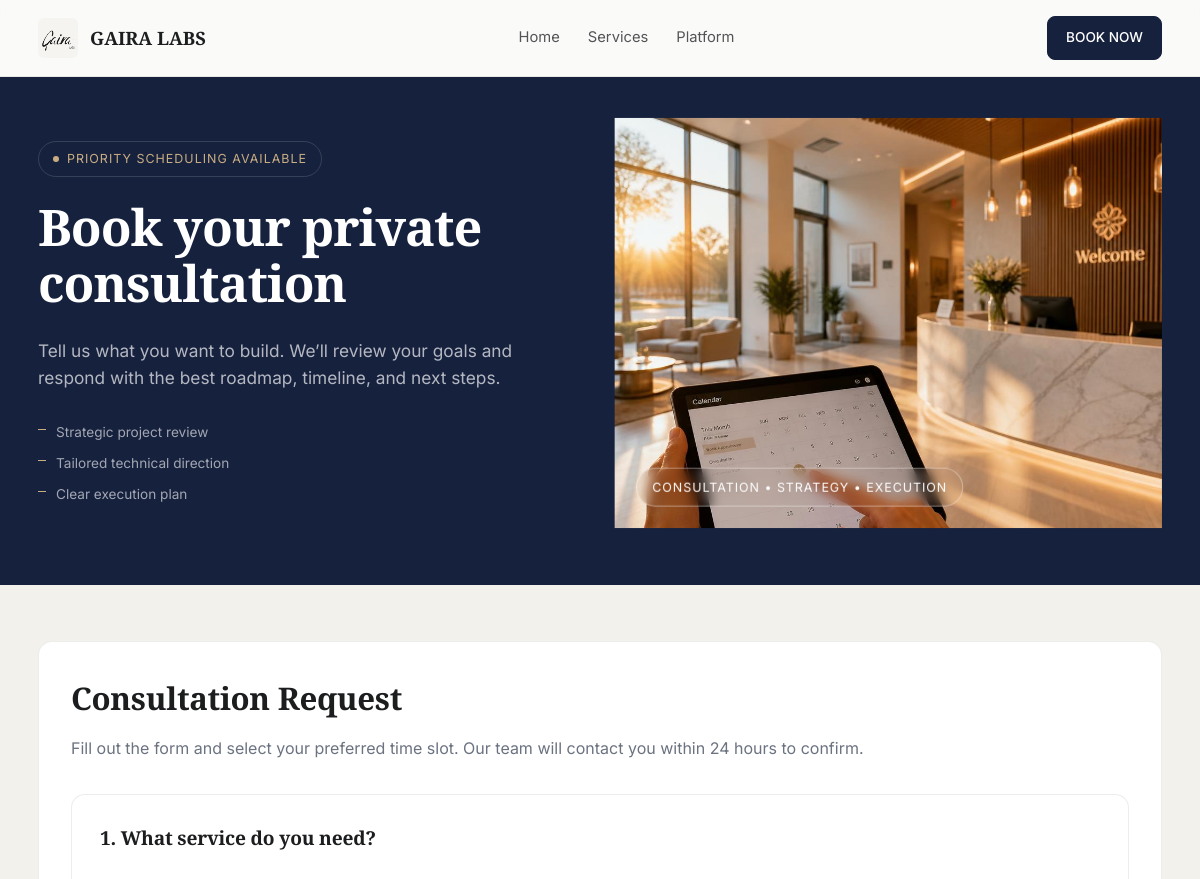
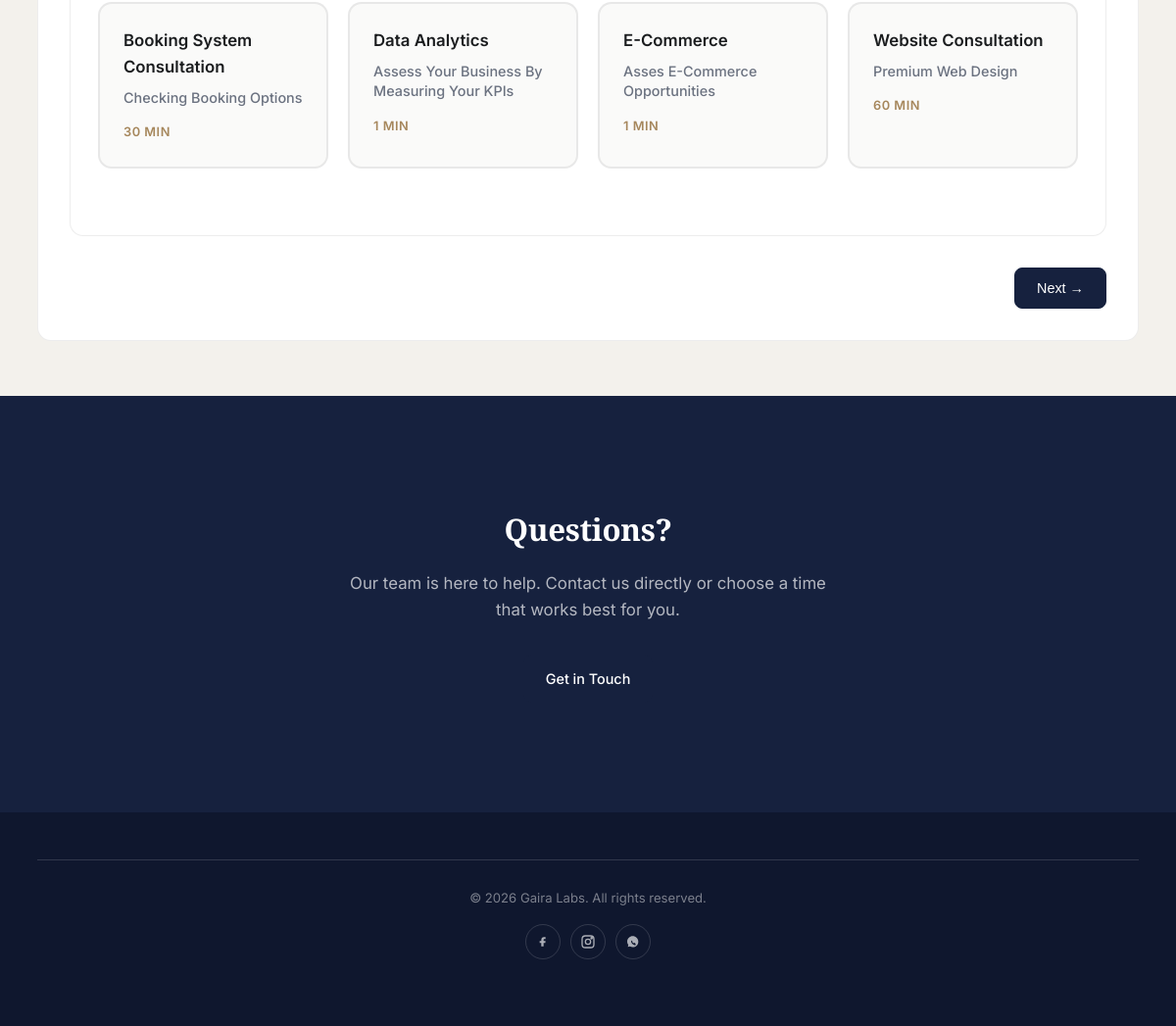
The page /booking/ on the database its author committed (2 pictures, top to bottom).
### booking/models.py (models this page shows, shortened)
class Activity(models.Model):
    name = models.CharField(max_length=100, unique=True)
    description = models.TextField(blank=True)
    duration_minutes = models.IntegerField(default=30)
    is_active = models.BooleanField(default=True)
    created_at = models.DateTimeField(auto_now_add=True)
    class Meta:
        verbose_name_plural = "Activities"
        ordering = ["name"]

### booking/views.py (the view, shortened to what this page needs)
# urls.py: path("", views.BookingHomeView.as_view(), name="home"),
class BookingHomeView(View):
    template_name = "booking/home.html"
    def get(self, request, *args, **kwargs):
        context = {
            "activities": Activity.objects.filter(is_active=True),
            "terms": BookingTerms.objects.filter(is_active=True).first(),
        }
        return render(request, self.template_name, context)

### templates/booking/home.html (shortened to what this page needs)
{% load static %}
<!doctype html>
<html lang="en">
<head>
  <link rel="stylesheet" href="{% static 'css/services.css' %}">
  <link rel="stylesheet" href="{% static 'css/booking.css' %}">
</head>
<body>
  <header>
    <div class="nav">
      <a class="brand" href="{% url 'services:welcome' %}" aria-label="Home">
        <img class="logo" src="{% static 'img/logo.png' %}" alt="Gaira Labs logo" width="40" height="40" />
        <strong>GAIRA LABS</strong>
      </a>
      <nav class="navlinks" aria-label="Primary">
        <a href="{% url 'services:welcome' %}">Home</a>
        <a href="{% url 'services:welcome' %}#services">Services</a>
        <a href="{% url 'services:welcome' %}#solutions">Platform</a>
      </nav>
      <a href="#booking-form" class="btn primary btn-sm">BOOK NOW</a>
    </div>
  </header>
  <main>
    <section class="band top-green">
      <div class="wrap">
        <section class="hero">
          <div class="hero-left">
            <div class="kicker"><span class="dot"></span> Priority scheduling available</div>
            <h1>Book your private consultation</h1>
            <p class="lead">
              Tell us what you want to build. We’ll review your goals and respond with the best roadmap, timeline, and next steps.
            </p>
            <div class="mini">
              <div>Strategic project review</div>
              <div>Tailored technical direction</div>
              <div>Clear execution plan</div>
            </div>
          </div>
          <aside class="hero-media" aria-label="Consultation visual">
            <img src="{% static 'img/booking2.jpg' %}" alt="Premium consultation">
            <div class="hero-overlay"></div>
            <div class="hero-badge">Consultation • Strategy • Execution</div>
          </aside>
        </section>
      </div>
    </section>
    <section class="band cream" id="booking-form">
      <div class="wrap">
        <section class="contact">
          <h2 style="margin:0 0 12px;">Consultation Request</h2>
          <p style="margin:0 0 32px; color:var(--muted);">Fill out the form and select your preferred time slot. Our team will contact you within 24 hours to confirm.</p>
          <form method="post" action="{% url 'booking:home' %}" id="bookingForm">
            <div class="form-step active" id="step-1">
              <h3 class="step-title">1. What service do you need?</h3>
              <div class="activity-grid">
                {% for activity in activities %}
                  <label class="activity-card">
                    <div class="activity-content">
                      <div class="activity-name">{{ activity.name }}</div>
                      <div class="activity-desc">{{ activity.description }}</div>
                      <div class="activity-duration">{{ activity.duration_minutes }} min</div>
                    </div>
                  </label>
                {% endfor %}
              </div>
            </div>
            <div class="form-navigation">
              <button type="button" class="btn primary" id="nextBtn" onclick="changeStep(1)">Next →</button>
            </div>
          </form>
        </section>
      </div>
    </section>
    <section class="band bottom-green">
      <div class="wrap">
        <div class="cta-section">
          <h2>Questions?</h2>
          <p>Our team is here to help. Contact us directly or choose a time that works best for you.</p>
          <a href="mailto:hello@gairalabs.es" class="btn primary">Get in Touch</a>
        </div>
      </div>
    </section>
    <section class="band navy-dark">
      <div class="wrap">
        <footer>
          <div class="foot">
            <div>© <span id="year"></span> Gaira Labs. All rights reserved.</div>
            <div class="socials" aria-label="Social links">
              <a href="https://facebook.com/" target="_blank" rel="noopener" aria-label="Facebook" class="social-btn">
                <svg viewBox="0 0 24 24" fill="currentColor" aria-hidden="true"><path d="M13.5 8H16V5h-2.5C11 5 9.5 6.6 9.5 9.2V11H7v3h2.5v5H13v-5h2.6l.4-3H13v-1.6c0-.9.3-1.4 1.5-1.4Z"/></svg>
              </a>
              <a href="https://instagram.com/" target="_blank" rel="noopener" aria-label="Instagram" class="social-btn">
                <svg viewBox="0 0 24 24" fill="none" stroke="currentColor" stroke-width="2" aria-hidden="true"><rect x="3" y="3" width="18" height="18" rx="5"/><circle cx="12" cy="12" r="4"/><circle cx="17.5" cy="6.5" r="1"/></svg>
              </a>
              <a href="https://wa.me/10000000000" target="_blank" rel="noopener" aria-label="WhatsApp" class="social-btn">
              </a>
            </div>
          </div>
        </footer>
      </div>
    </section>
  </main>
</body>
</html>

### static/css/booking.css (style rules this page uses)
.contact { background: #fff; padding: 32px; border-radius: var(--radius); border: 1px solid var(--border); }
.form-step { display: none; animation: fadeIn 0.3s ease; background: #fff; padding: 28px; border-radius: var(--radius); border: 1px solid var(--border); margin-bottom: 24px; }
.form-step.active { display: block; }
.step-title { font-size: 1.2rem; font-weight: 600; margin-bottom: 28px; color: var(--ink); font-family: var(--font-display); }
label { display: block; font-size: 0.9rem; font-weight: 500; color: var(--ink); margin-bottom: 8px; text-transform: capitalize; }
.activity-grid { display: grid; grid-template-columns: repeat(auto-fit, minmax(220px, 1fr)); gap: 20px; margin-bottom: 32px; }
.activity-card { position: relative; padding: 24px; background: var(--bg); border: 2px solid var(--border); border-radius: var(--radius); cursor: pointer; transition: all 0.2s ease; }
.activity-content { pointer-events: none; }
.activity-name { font-weight: 600; color: var(--ink); margin-bottom: 8px; font-size: 1.05rem; }
.activity-desc { color: var(--muted); font-size: 0.9rem; margin-bottom: 12px; line-height: 1.4; }
.activity-duration { display: inline-block; font-size: 0.8rem; color: var(--brass); font-weight: 600; text-transform: uppercase; letter-spacing: 0.5px; }
.form-navigation { display: flex; gap: 16px; margin-top: 32px; justify-content: flex-end; flex-wrap: wrap; }

### rows shown on the page
Activity: name "Booking System Consultation", description "Checking Booking Options", duration_minutes "30"
Activity: name "Data Analytics", description "Assess Your Business By Measuring Your KPIs", duration_minutes "1"
Activity: name "E-Commerce", description "Asses E-Commerce Opportunities", duration_minutes "1"
Activity: name "Website Consultation", description "Premium Web Design", duration_minutes "60"
